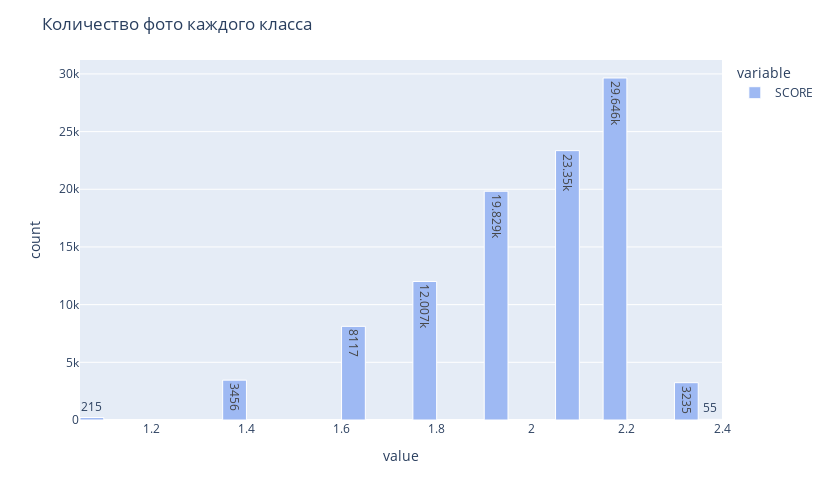

Notebook code cell kept with this figure:
### Markdown cell above
Логарифмическое распределение также не похоже на нормальное

### Code cell
fig = px.histogram(np.log1p(df.SCORE), color_discrete_sequence=[px.colors.qualitative.Pastel[5]],  text_auto=True)
fig.update_traces(marker_line_width=1, marker_line_color="white")
fig.update_layout(title="Количество фото каждого класса")
fig.update_layout(width=830, height=500)

### Figure 1 — Plotly figure (JSON) as saved in the notebook; plotly's stock layout.template omitted (floating-point values rounded to 4 significant figures; data arrays with more than 128 entries replaced by an {"elided": "..."} marker saying what was removed)
{"data": [{"alignmentgroup": "True", "bingroup": "x", "hovertemplate": "variable=SCORE<br>value=%{x}<br>count=%{y}<extra></extra>", "legendgroup": "SCORE", "marker": {"color": "rgb(158, 185, 243)", "line": {"color": "white", "width": 1}, "pattern": {"shape": ""}}, "name": "SCORE", "offsetgroup": "SCORE", "orientation": "v", "showlegend": true, "texttemplate": "%{value}", "type": "histogram", "x": {"elided": "99910 float values"}, "xaxis": "x", "yaxis": "y"}], "layout": {"barmode": "relative", "height": 500, "legend": {"title": {"text": "variable"}, "tracegroupgap": 0}, "margin": {"t": 60}, "title": {"text": "Количество фото каждого класса"}, "width": 830, "xaxis": {"anchor": "y", "domain": [0, 1], "title": {"text": "value"}}, "yaxis": {"anchor": "x", "domain": [0, 1], "title": {"text": "count"}}}}
